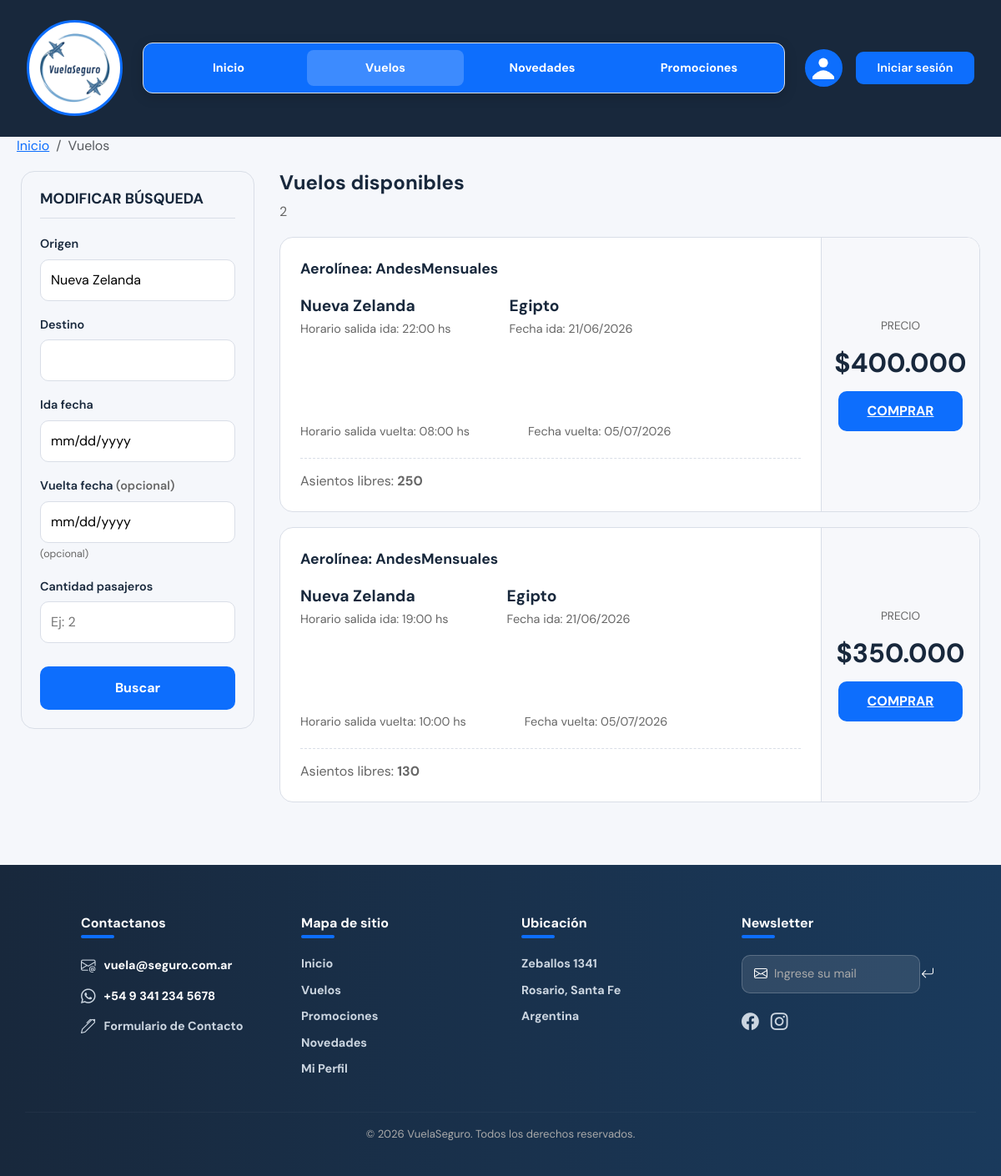
Before: /VUELOS/vuelos.php?origen=Nueva Zelanda with the older database file.
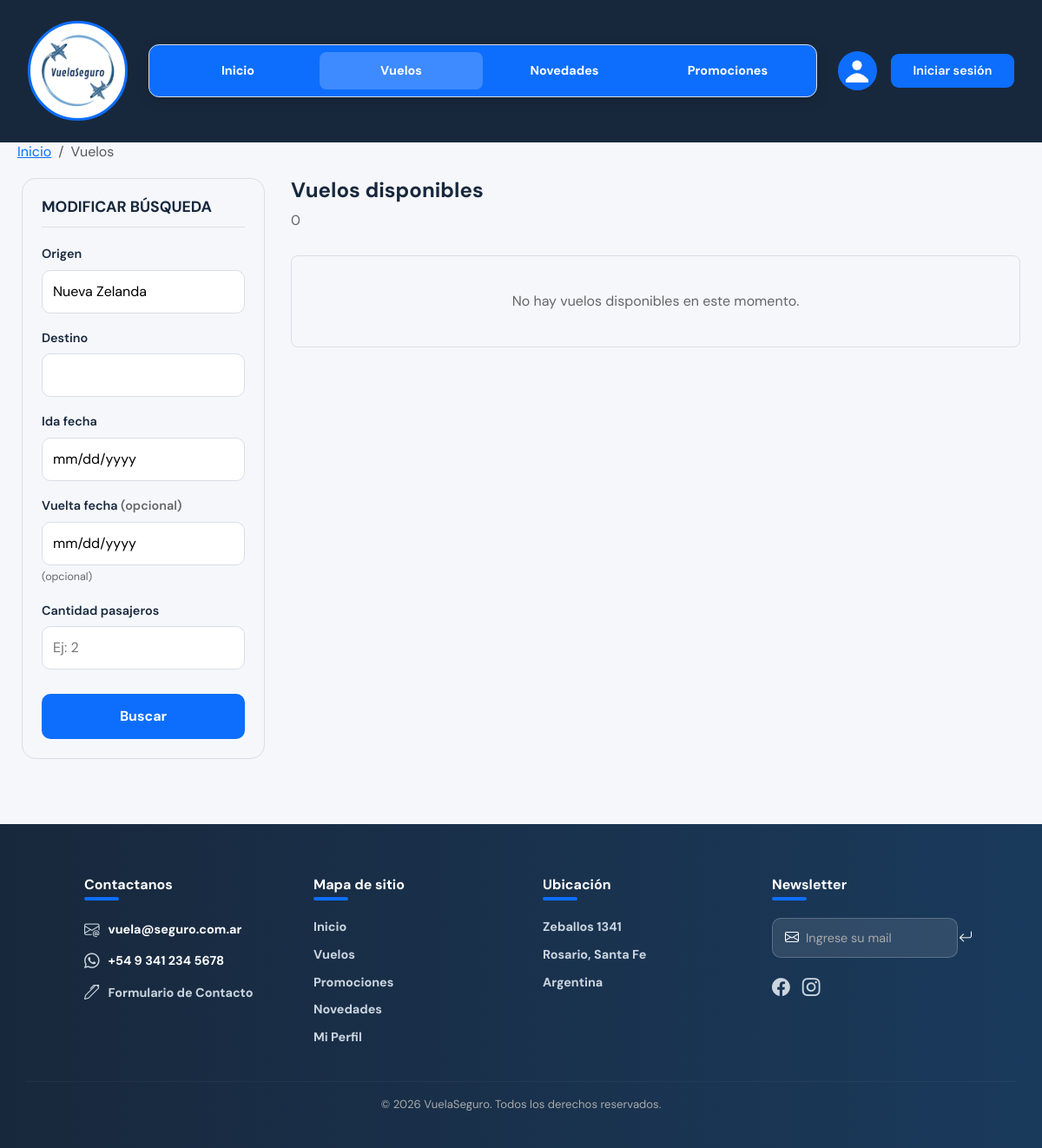
After: the same page with the newer database file.
### tables this page shows
CREATE TABLE `vuelos` (
  `codVuelo` int(11) NOT NULL,
  `codAerolinea` int(11) DEFAULT NULL,
  `origenVuelo` varchar(50) DEFAULT NULL,
  `destinoVuelo` varchar(50) DEFAULT NULL,
  `fechaSalidaVuelo` date DEFAULT NULL,
  `horaSalidaVuelo` time(5) DEFAULT NULL,
  `fechaVuelta` date DEFAULT NULL,
  `horaVuelta` time(5) DEFAULT NULL,
  `precioVuelo` decimal(10,0) DEFAULT NULL,
  `asientosDisponibles` int(11) DEFAULT NULL
);

CREATE TABLE `aerolineas` (
  `codAerolinea` int(11) NOT NULL,
  `nombreAerolinea` varchar(100) NOT NULL,
  `codigoIATA` varchar(3) NOT NULL,
  `descripcionAerolinea` varchar(300) NOT NULL,
  `codigoPais` varchar(3) NOT NULL,
  `claveAerolinea` varchar(255) NOT NULL
);

### VUELOS/vuelos.php (the view, shortened to what the changed rows need)
<?php
include_once('../conexion.inc');
$esCEO = (isset($_SESSION['tipoUsuario']) && $_SESSION['tipoUsuario'] === 'CEO');
$filtroOrigen = isset($_GET['origen']) ? trim($_GET['origen']) : '';
$condiciones = [];
if ($filtroOrigen) {
    $filtroOrigenEsc = mysqli_real_escape_string($link, $filtroOrigen);
    $condiciones  [] = "v.origenVuelo LIKE '%$filtroOrigenEsc%'";
}
$sql = "SELECT v.*, a.nombreAerolinea FROM vuelos v LEFT JOIN aerolineas a ON v.codAerolinea = a.codAerolinea";
if (!empty($condiciones)) {
    $sql = $sql . " WHERE " . implode(" AND ", $condiciones);
}
$sql = $sql . " ORDER BY v.fechaSalidaVuelo ASC";
$result = mysqli_query($link, $sql);
$totalVuelos = mysqli_num_rows($result);
$promosMap = [];
?>
<!DOCTYPE html>
<html lang="es">
<head>
  <link href="https://cdn.jsdelivr.net/npm/bootstrap@5.3.3/dist/css/bootstrap.min.css" rel="stylesheet"/>
  <link rel="stylesheet" href="https://cdn.jsdelivr.net/npm/bootstrap-icons@1.10.5/font/bootstrap-icons.css">
  <link href="../INDEX/estilos-globales.css" rel="stylesheet">
  <link href="vuelos.css" rel="stylesheet">
</head>
<body>
  <div class="resultados-wrapper">
    <div class="vuelos-lista">
      <div class="vuelos-header d-flex justify-content-between align-items-center">
        <div>
            <h2>Vuelos disponibles</h2>
            <span class="vuelos-count"><?php echo $totalVuelos; ?></span>
        </div>
      </div>
      <?php if ($totalVuelos > 0): ?>
          <?php while($vuelo = mysqli_fetch_assoc($result)): ?>
            <?php
              $idSeguroVuelo = !empty($vuelo['codVuelo']) ? (int)$vuelo['codVuelo'] : 0;
            ?>
            <div class="vuelo-card">
              <div class="vuelo-info">
                <div class="vuelo-aerolinea-row">
                  <span class="vuelo-aerolinea">Aerolínea: <?php echo htmlspecialchars($vuelo['nombreAerolinea'] ?? 'No disponible'); ?></span>
                </div>
                <div class="vuelo-ruta">
                  <div >
                    <span class="ciudad-nombre"><?php echo htmlspecialchars($vuelo['origenVuelo']); ?></span>
                    <span class="ciudad-horario">Horario salida ida: <?php echo date('H:i', strtotime($vuelo['horaSalidaVuelo'])); ?> hs</span>
                  </div>
                  <div>
                    <span class="ciudad-nombre"><?php echo htmlspecialchars($vuelo['destinoVuelo']); ?></span>
                    <span class="ciudad-horario">Fecha ida: <?php echo date('d/m/Y', strtotime($vuelo['fechaSalidaVuelo'])); ?></span>
                  </div>
                  <?php if (!empty($vuelo['fechaVuelta']) && $vuelo['fechaVuelta'] !== '0000-00-00'): ?>
                    <div>
                      <span class="ciudad-nombre"> &nbsp; </span>
                      <span class="ciudad-horario">Horario salida vuelta: <?php echo date('H:i', strtotime($vuelo['horaVuelta'])); ?> hs</span>
                    </div>
                    <div>
                      <span class="ciudad-nombre"> &nbsp; </span>
                      <span class="ciudad-horario">Fecha vuelta: <?php echo date('d/m/Y', strtotime($vuelo['fechaVuelta'])); ?></span>
                    </div>
                  <?php endif; ?>
                </div>
                <div class="vuelo-detalles-row">
                  <div>Asientos libres: <strong><?php echo $vuelo['asientosDisponibles']; ?></strong></div>
                </div>
              </div>
              <div class="vuelo-precio-col">
                <?php
                  $promoVuelo = $promosMap[$vuelo['codAerolinea']] ?? null;
                  $precioOriginal = (float)$vuelo['precioVuelo'];
                  $precioConDescuento = $promoVuelo
                    ? round($precioOriginal * (1 - $promoVuelo['descuentoPromocion'] / 100))
                    : null;
                ?>
                <span class="precio-label">PRECIO</span>
                <?php if ($promoVuelo): ?>
                  <span class="precio-valor" style="text-decoration:line-through; color:var(--gris); font-size:1rem;">
                    $<?php echo number_format($precioOriginal, 0, ',', '.'); ?>
                  </span>
                  <span class="precio-valor" style="color:var(--verde);">
                    $<?php echo number_format($precioConDescuento, 0, ',', '.'); ?>
                  </span>
                  <span style="background:#e8f8ee;color:var(--verde);border:1px solid #9dd8b5;border-radius:8px;padding:3px 10px;font-size:.78rem;font-weight:700;margin-top:2px;">
                    <i class="bi bi-tag-fill me-1"></i><?php echo number_format($promoVuelo['descuentoPromocion'],0); ?>% OFF — <?php echo htmlspecialchars($promoVuelo['descripcionPromocion']); ?>
                  </span>
                <?php else: ?>
                  <span class="precio-valor">$<?php echo number_format($precioOriginal, 0, ',', '.'); ?></span>
                <?php endif; ?>
                <?php if ($esCEO): ?>
                  <div class="d-flex flex-column gap-2 w-100 mt-2">
                    <button type="button"
                      class="btn btn-warning btn-sm btn-edit text-white w-100"
                      style="border-radius:8px; font-weight:500; padding:10px 20px;"
                      data-id="<?php echo $idSeguroVuelo; ?>"
                      data-origen="<?php echo htmlspecialchars($vuelo['origenVuelo']); ?>"
                      data-destino="<?php echo htmlspecialchars($vuelo['destinoVuelo']); ?>"
                      data-fecha="<?php echo $vuelo['fechaSalidaVuelo']; ?>"
                      data-hora="<?php echo date('H:i', strtotime($vuelo['horaSalidaVuelo'])); ?>"
                      data-precio="<?php echo $vuelo['precioVuelo']; ?>"
                      data-asientos="<?php echo $vuelo['asientosDisponibles']; ?>"
                      data-fecha-vuelta="<?php echo $vuelo['fechaVuelta']; ?>"
                      data-hora-vuelta="<?php echo date('H:i', strtotime($vuelo['horaVuelta'])); ?>"
                    >Editar</button>
                    <button type="button"
                      class="btn btn-danger btn-sm btn-delete w-100"
                      style="border-radius:8px; font-weight:500; padding:10px 20px;"
                      data-bs-toggle="modal"
                      data-bs-target="#modalEliminarVuelo"
                      data-id="<?php echo $idSeguroVuelo; ?>"
                      data-origen="<?php echo htmlspecialchars($vuelo['origenVuelo']); ?>"
                      data-destino="<?php echo htmlspecialchars($vuelo['destinoVuelo']); ?>"
                    >Eliminar</button>
                  </div>
                <?php else: ?>
                  <?php if (isset($_SESSION['tipoUsuario']) && $_SESSION ['tipoUsuario'] === 'usuario'): ?>
                    <button type="button" class="btn-comprar"
                      onclick="confirmarCompra(
                        <?php echo $idSeguroVuelo; ?>,
                        '<?php echo addslashes($vuelo['origenVuelo']); ?>',
                        '<?php echo addslashes($vuelo['destinoVuelo']); ?>',
                        <?php echo $precioOriginal; ?>,
                        <?php echo $precioConDescuento ?? 'null'; ?>,
                        '<?php echo $promoVuelo ? addslashes($promoVuelo['descripcionPromocion']) : ''; ?>'
                      )">
                      COMPRAR
                    </button>
                  <?php else: ?>
                    <a href="../LOGIN/login.php" class="btn-comprar" style="text-align: center;">COMPRAR</a>
                  <?php endif; ?>
                <?php endif; ?>
              </div>
            </div>
          <?php endwhile; ?>
      <?php else: ?>
        <p style="text-align: center; margin-top: 10px; color: var(--gris); border: 1px solid var(--borde); border-radius: 8px; padding: 40px 20px; background-color: var(--gris-claro);">No hay vuelos disponibles en este momento.</p>
      <?php endif; ?>
    </div>
  </div>
</body>
</html>

Changed rows visible on the page:
removed vuelos: aerolineas.nombreAerolinea "AndesMensuales", origenVuelo "Nueva Zelanda", horaSalidaVuelo "22:00", destinoVuelo "Egipto", fechaSalidaVuelo "21/06/2026", horaVuelta "08:00", fechaVuelta "05/07/2026", asientosDisponibles "250", precioVuelo "400.000"
removed vuelos: aerolineas.nombreAerolinea "AndesMensuales", origenVuelo "Nueva Zelanda", horaSalidaVuelo "19:00", destinoVuelo "Egipto", fechaSalidaVuelo "21/06/2026", horaVuelta "10:00", fechaVuelta "05/07/2026", asientosDisponibles "130", precioVuelo "350.000"
Other visible differences:
$totalVuelos: "2" → "0"
text now shown: "No hay vuelos disponibles en este momento."
